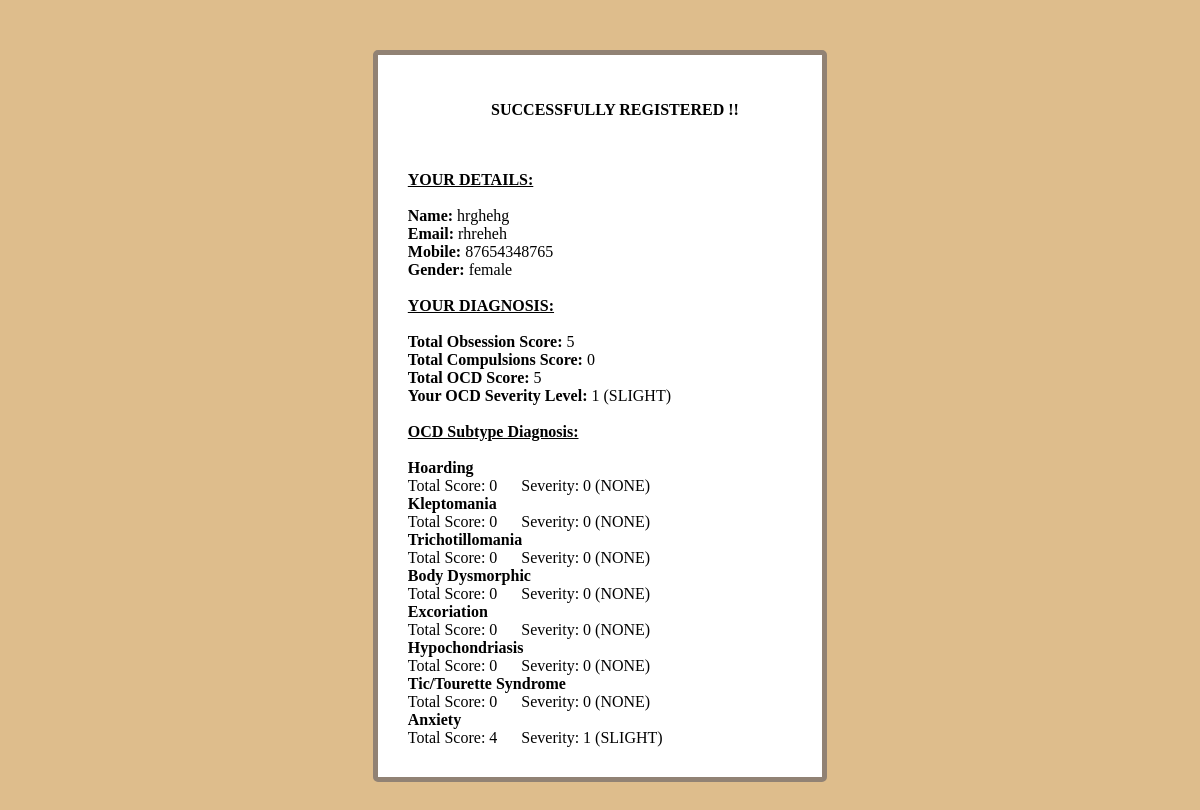
/database.php (signed in), run on the app's committed database.
### tables this page shows
CREATE TABLE `patients` (
  `id` mediumint(9) NOT NULL,
  `name` varchar(20) NOT NULL,
  `email` varchar(35) NOT NULL,
  `mobile` bigint(20) NOT NULL,
  `username` varchar(20) NOT NULL,
  `password` varchar(15) NOT NULL,
  `reg_date` timestamp NOT NULL DEFAULT current_timestamp() ON UPDATE current_timestamp(),
  `gender` varchar(10) NOT NULL,
  `O1A` tinyint(4) DEFAULT NULL,
  `O1B` tinyint(4) DEFAULT NULL,
  `O2` tinyint(4) DEFAULT NULL,
  `O3` tinyint(4) DEFAULT NULL,
  `O4` tinyint(4) DEFAULT NULL,
  `O5` tinyint(4) DEFAULT NULL,
  `C1A` tinyint(4) DEFAULT NULL,
  `C1B` tinyint(4) DEFAULT NULL,
  `C2` tinyint(4) DEFAULT NULL,
  `C3` tinyint(4) DEFAULT NULL,
  `C4` tinyint(4) DEFAULT NULL,
  `C5` tinyint(4) DEFAULT NULL,
  `Total_O` tinyint(4) NOT NULL,
  `Total_C` tinyint(4) NOT NULL
);

CREATE TABLE `anxiety` (
  `username` varchar(20) NOT NULL,
  `A1` tinyint(4) DEFAULT NULL,
  `A2` tinyint(4) DEFAULT NULL,
  `A3` tinyint(4) DEFAULT NULL,
  `A4` tinyint(4) DEFAULT NULL,
  `A5` tinyint(4) DEFAULT NULL,
  `A6` tinyint(4) DEFAULT NULL,
  `A7` tinyint(4) DEFAULT NULL,
  `A8` tinyint(4) DEFAULT NULL,
  `A9` tinyint(4) DEFAULT NULL,
  `A10` tinyint(4) DEFAULT NULL,
  `Total_A` tinyint(4) NOT NULL
);

### database.php (the view, shortened to what this page needs)
<html>
<head>
<link rel="stylesheet" href="style.css">
</head>
<body>
<form id="register_form">
<?php
	$servername = "localhost/html";
	$username = "root";
	$password = "ocd";
	$dbname = "pdb";
	$conn = mysqli_connect($servername,$username,$password,$dbname);
	$u = $_SESSION['username'];
echo "<p><b><center>SUCCESSFULLY REGISTERED !!</center></b><br><br></p>";
$sql_query = "SELECT * FROM patients WHERE username='$u'";
	$field2name=$field3name=$str='';
	if ($result = $conn->query($sql_query)) {
		$row = $result->fetch_assoc();
        $field5name = (($row["O1A"] + $row["O1B"])/2) + $row["O2"]+ $row["O3"]+ $row["O4"]+ $row["O5"];
		$field4name = (($row["C1A"] + $row["C1B"])/2) + $row["C2"]+ $row["C3"]+ $row["C4"]+ $row["C5"];
		$field3name = $field5name + $field4name;
		if($field3name == 0)
		{
			$field2name = 0;
			$str = "NONE";
		}
		else if($field3name>=1 && $field3name<=8)
		{
			$field2name = 1;
			$str = "SLIGHT";
		}
        echo '<b><u>YOUR DETAILS:</u></b><br><br><b>Name:</b> '.$row["name"].'<br><b>Email:</b> '.$row["email"].'<br><b>Mobile:</b> '.$row["mobile"].'<br><b>Gender:</b> '.$row["gender"].'<br><br>';
		echo '<b><u>YOUR DIAGNOSIS:</u></b><br><br><b>Total Obsession Score:</b> '.$field5name.'<br><b>Total Compulsions Score:</b> '.$field4name.'<br><b>Total OCD Score:</b> '.$field3name.'<br><b>Your OCD Severity Level:</b> '.$field2name.' ('.$str.')<br><br>';
	}
	echo '<b><u>OCD Subtype Diagnosis:</u></b><br><br>';
	$query1 = "SELECT * FROM hoarding WHERE username='$u'";
	if ($result = $conn->query($query1)) {
		$row1 = $result->fetch_assoc();
		if($row1["Total_H"] == 0 || $row1["Total_H"] == NULL)
		{
			$row1["Total_H"] = 0;
			$field2name = 0;
			$str = "NONE";
		}
		echo '<b>Hoarding</b><br>Total Score: '.$row1["Total_H"].'&ensp;&emsp;Severity: '.$field2name.' ('.$str.')<br>';
	}
	$query2 = "SELECT * FROM kleptomania WHERE username='$u'";
	if ($result = $conn->query($query2)) {
		$row2 = $result->fetch_assoc();
		if($row2["Total_K"] == 0 || $row2["Total_K"] == NULL)
		{
			$row2["Total_K"] = 0;
			$field2name = 0;
			$str = "NONE";
		}
		echo '<b>Kleptomania</b><br>Total Score: '.$row2["Total_K"].'&ensp;&emsp;Severity: '.$field2name.' ('.$str.')<br>';
	}
	$query3 = "SELECT * FROM ttm WHERE username='$u'";
	if ($result = $conn->query($query3)) {
		$row3 = $result->fetch_assoc();
		if($row3["Total_T"] == 0 || $row3["Total_T"] == NULL)
		{
			$row3["Total_T"] = 0;
			$field2name = 0;
			$str = "NONE";
		}
		echo '<b>Trichotillomania</b><br>Total Score: '.$row3["Total_T"].'&ensp;&emsp;Severity: '.$field2name.' ('.$str.')<br>';
	}
	$query4 = "SELECT * FROM bdd WHERE username='$u'";
	if ($result = $conn->query($query4)) {
		$row4 = $result->fetch_assoc();
		if($row4["Total_B"] == 0 || $row4["Total_B"] == NULL)
		{
			$row4["Total_B"] = 0;
			$field2name = 0;
			$str = "NONE";
		}
		echo '<b>Body Dysmorphic</b><br>Total Score: '.$row4["Total_B"].'&ensp;&emsp;Severity: '.$field2name.' ('.$str.')<br>';
	}
	$query5 = "SELECT * FROM skinp WHERE username='$u'";
	if ($result = $conn->query($query5)) {
		$row5 = $result->fetch_assoc();
		if($row5["Total_E"] == 0 || $row5["Total_E"] == NULL)
		{
			$row5["Total_E"] = 0;
			$field2name = 0;
			$str = "NONE";
		}
		echo '<b>Excoriation</b><br>Total Score: '.$row5["Total_E"].'&ensp;&emsp;Severity: '.$field2name.' ('.$str.')<br>';
	}
	$query6 = "SELECT * FROM hypoc WHERE username='$u'";
	if ($result = $conn->query($query6)) {
		$row6 = $result->fetch_assoc();
		if($row6["Total_HY"] == 0 || $row6["Total_HY"] == NULL)
		{
			$row6["Total_HY"] = 0;
			$field2name = 0;
			$str = "NONE";
		}
		echo '<b>Hypochondriasis</b><br>Total Score: '.$row6["Total_HY"].'&ensp;&emsp;Severity: '.$field2name.' ('.$str.')<br>';
	}
	$query7 = "SELECT * FROM tic WHERE username='$u'";
	if ($result = $conn->query($query7)) {
		$row7 = $result->fetch_assoc();
		if($row7["Total_TS"] == 0 || $row7["Total_TS"] == NULL)
		{
			$row7["Total_TS"] = 0;
			$field2name = 0;
			$str = "NONE";
		}
		echo '<b>Tic/Tourette Syndrome</b><br>Total Score: '.$row7["Total_TS"].'&ensp;&emsp;Severity: '.$field2name.' ('.$str.')<br>';
	}
	$query8 = "SELECT * FROM anxiety WHERE username='$u'";
	if ($result = $conn->query($query8)) {
		$row8 = $result->fetch_assoc();
		if($row8["Total_A"] == 0 || $row8["Total_A"] == NULL)
		{
			$row8["Total_A"] = 0;
			$field2name = 0;
			$str = "NONE";
		}
		else if($row8["Total_A"]>=1 && $row8["Total_A"]<=8)
		{
			$field2name = 1;
			$str = "SLIGHT";
		}
		echo '<b>Anxiety</b><br>Total Score: '.$row8["Total_A"].'&ensp;&emsp;Severity: '.$field2name.' ('.$str.')<br>';
	}
?>
</form>
</body>
</html>

### style.css (style rules this page uses)
body { background:#debd8c; }
#register_form { width: 35%; margin: 50px auto; padding-top: 30px; padding-bottom: 30px; padding-left: 30px; border: 5px solid #918274; border-radius: 5px; background: white; }

### data on the page
patients: name "hrghehg", email "rhreheh", mobile "87654348765", gender "female", field5name "5", C1A "0", field3name "5", field2name "1", str "SLIGHT"
anxiety: Total_A "4", Total_A "1", Total_A "SLIGHT"

### other printed values
$row1["Total_H"] "0"
$field2name "0"
$str "NONE"
$row2["Total_K"] "0"
$row3["Total_T"] "0"
$row4["Total_B"] "0"
$row5["Total_E"] "0"
$row6["Total_HY"] "0"
$row7["Total_TS"] "0"
